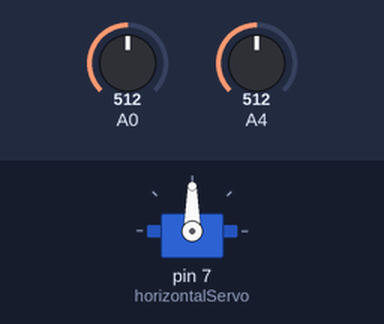
The sketch below on a simulated Arduino Uno, built with avr-gcc and run on an emulated ATmega328P. Shown: servo. Inputs (shaded band) come from the test bench; at power-on: A0 = 512, A4 = 512.

Above: at 4.2 s.
4.3 s: A0 set to 540
At 5.9 s:
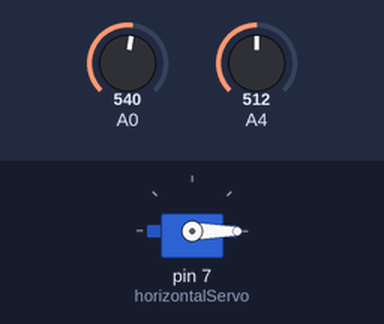
6.2 s: A4 set to 539
7.7 s: A4 set to 562
At 9.0 s:
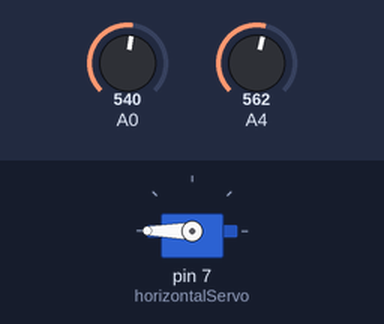
10.1 s: A0 set to 566
11.6 s: A0 set to 582
At 11.76 s:
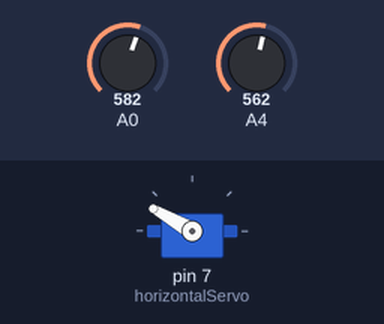
13.4 s: A0 set to 511
At 13.56 s:
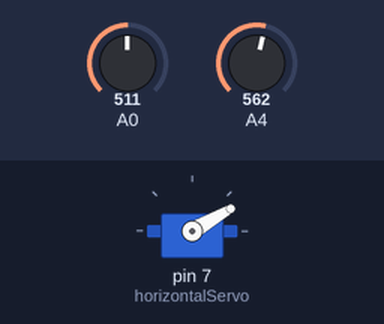
Timing chart, 0 to 16.4 s (numbered marks = the images above; inputs shaded):
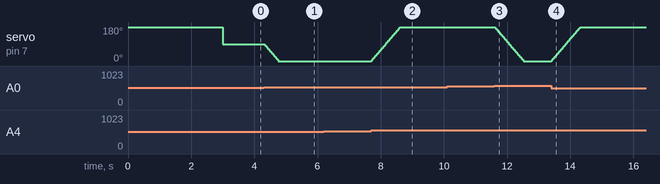

The sketch:

SolarTracker.ino
```cpp
#include <Servo.h>
Servo horizontalServo;

int servoh = 90;
int servohLimitHigh = 180;
int servohLimitLow = 0;
int tolerance = 10;

void setup(){
Serial.begin(9600);
horizontalServo.attach(7);
horizontalServo.write(180);
delay(3000);
}

void loop()
{
  int ldrLeft = analogRead(A4);
  int ldrRight = analogRead(A0);
  int diffHorizontal = ldrLeft - ldrRight;// check the diffirence of left and right

  if ( diffHorizontal <-1*tolerance || diffHorizontal > tolerance){ //check if the difference is tolerable else rotate the motor
    if (ldrLeft > ldrRight){
      servoh = servoh+2;
      if (servoh > servohLimitHigh){servoh = servohLimitHigh;}
    } else if (ldrLeft < ldrRight){
      servoh = servoh-2;
      if (servoh < servohLimitLow){servoh = servohLimitLow;}
    } else if (ldrLeft = ldrRight){
    // nothing
    }
  }
    horizontalServo.write(servoh);
  delay(10);
}
```

Measured:
- the behaviour switches between 522 and 523 on A0 (found by bisection; images 0 and 1)
- the behaviour switches between 550 and 551 on A4 (found by bisection; images 1 and 2)
- the behaviour switches between 572 and 573 on A0 (found by bisection; images 2 and 3)
- after the input at 4.3 s, servo on pin 7 (horizontalServo): moves from 90° to 0° over 0.45 s, starting at once
- after the input at 6.2 s, every drawn part: stays the same
- after the input at 7.7 s, servo on pin 7 (horizontalServo): moves from 0° to 180° over 0.93 s, starting at once
- after the input at 10.1 s, every drawn part: stays the same
- after the input at 11.6 s, servo on pin 7 (horizontalServo): moves from 180° to 0° over 0.93 s, starting at once
- after the input at 13.4 s, servo on pin 7 (horizontalServo): moves from 0° to 180° over 0.93 s, starting at once
